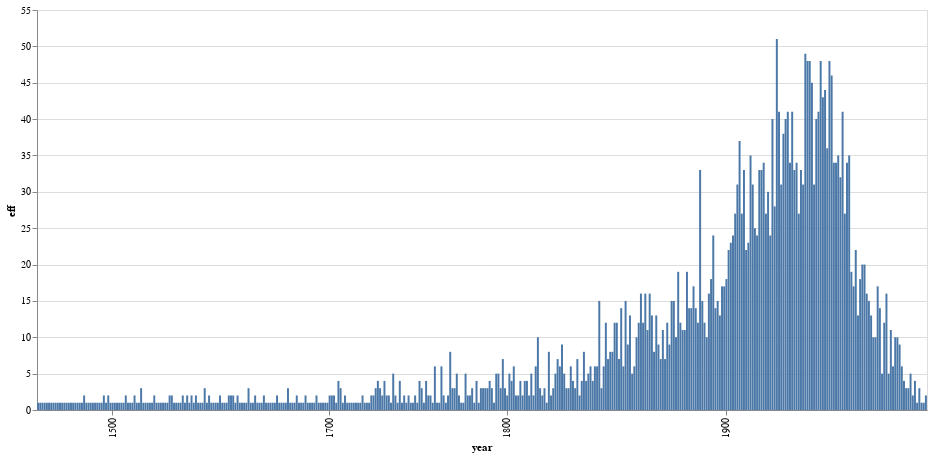

The notebook cell this image was saved under:
### Code cell
alt.Chart.from_dict({
    "data": {
    # "url" : "http://localhost:8888/files/astronomers/notebooks_jupyter/dbpedia_exploration/data/birth_years_grouped.json"
    "values": data
    },
    "mark": "bar", 
    "width": 890,
    "height": 400,
    "encoding": {
        # Remplacer type de x par  : 'quantitative' et observer la différence
        "x": {"field": "year", "type": "ordinal", 
              ## décommenter et observer
              "axis": {"values": [900,1000, 1100, 1200, 1300, 1400, 1500, 1600, 1700 , 1800, 1900, 2000]}
             }, 
         "y": {"field": "eff", "type": "quantitative"},
        

    }
}

)

### Figure 1 — Vega-Lite specification as saved in the notebook (floating-point values rounded to 4 significant figures; data arrays with more than 128 entries replaced by an {"elided": "..."} marker saying what was removed)
{"config": {"view": {"continuousWidth": 400, "continuousHeight": 300}}, "data": {"name": "data-09b841c2efde16f7a3f5fbaa9f8ac3e7"}, "mark": "bar", "encoding": {"x": {"axis": {"values": [900, 1000, 1100, 1200, 1300, 1400, 1500, 1600, 1700, 1800, 1900, 2000]}, "field": "year", "type": "ordinal"}, "y": {"field": "eff", "type": "quantitative"}}, "height": 400, "width": 890, "$schema": "https://vega.github.io/schema/vega-lite/v4.17.0.json", "datasets": {"data-09b841c2efde16f7a3f5fbaa9f8ac3e7": {"elided": "406 records"}}}
